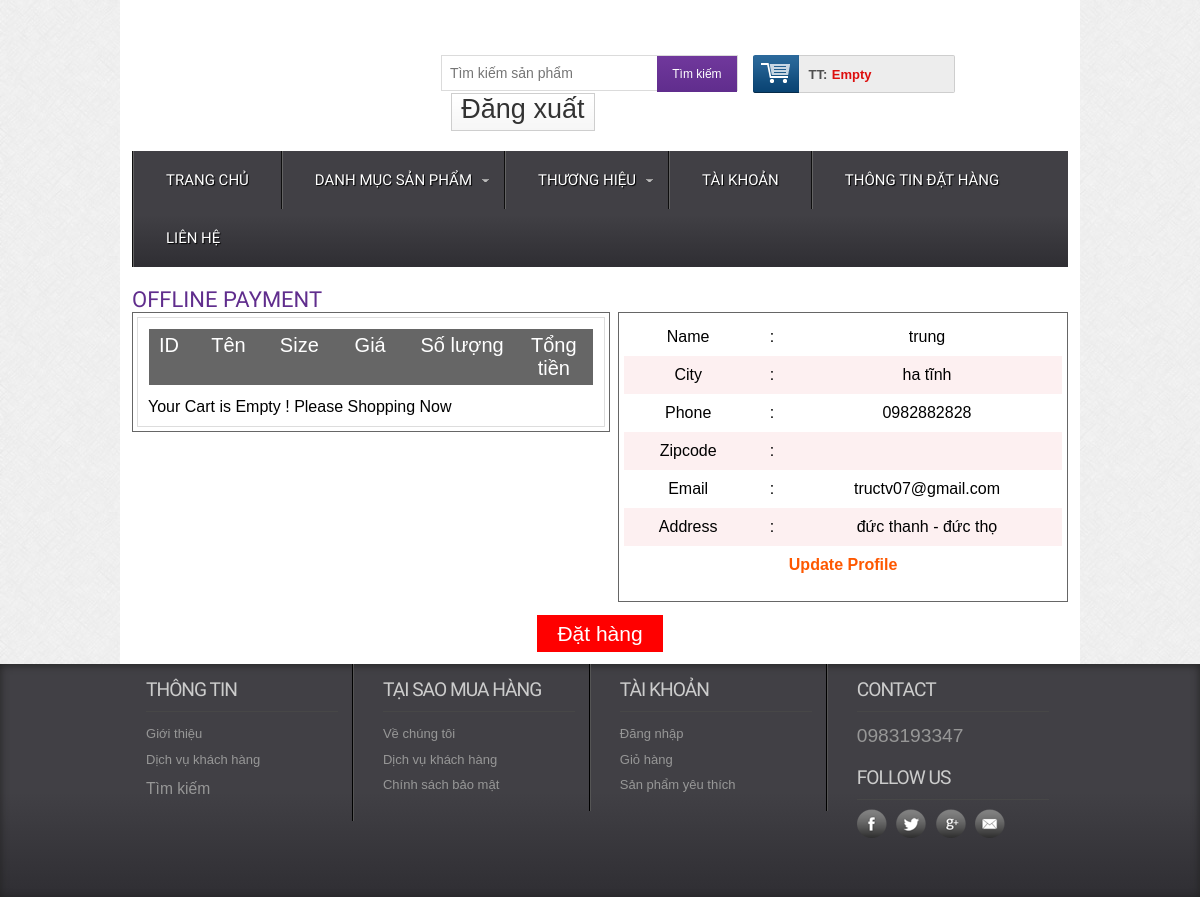
The app's page /ShopGiayDoAn/offlinepayment.php (signed in) with its own data.
### tables this page shows
CREATE TABLE `tbl_customer` (
  `ID` int(11) NOT NULL,
  `name` varchar(30) NOT NULL,
  `address` varchar(30) NOT NULL,
  `city` varchar(30) NOT NULL,
  `phone` varchar(30) NOT NULL,
  `email` varchar(255) NOT NULL,
  `password` varchar(255) NOT NULL
);

### ShopGiayDoAn/classes/cart.php (called while the page is built, shortened)
<?php
	$filepath = realpath(dirname(__FILE__));
	include_once ($filepath."/../lib/database.php");
?>
<?php
	class cart
	{
		private $db;
		public function __construct(){
			$this->db=new Database();
		}
		public function check_cart(){
			$sId = session_id();
			$query = "SELECT * FROM tbl_cart WHERE SeId = '$sId'";
			$result = $this->db->select($query);
			return $result;
		}
	}
?>

### ShopGiayDoAn/lib/database.php (called while the page is built, shortened)
<?php
Class Database{
   public $host   = DB_HOST;
   public $user   = DB_USER;
   public $pass   = DB_PASS;
   public $dbname = DB_NAME;
   public $link;
private function connectDB(){
   $this->link = new mysqli($this->host, $this->user, $this->pass,
    $this->dbname);
 }
public function select($query){
  $result = $this->link->query($query) or
   die($this->link->error.__LINE__);
  if($result->num_rows > 0){
    return $result;
  } else {
    return false;
  }
 }
}

### ShopGiayDoAn/classes/customer.php (called while the page is built, shortened)
<?php
	$filepath = realpath(dirname(__FILE__));
	include_once ($filepath."/../lib/database.php");
?>
<?php
	class customer
	{
		private $db;
		public function __construct(){
			$this->db=new Database();
		}
		public function show_customers($id){
			$query = "SELECT * FROM tbl_customer WHERE id='$id'";
			$result = $this->db->select($query);
			return $result;
		}
	}
?>

### ShopGiayDoAn/lib/session.php (called while the page is built, shortened)
<?php
class Session{
 public static function get($key){
    if (isset($_SESSION[$key])) {
     return $_SESSION[$key];
    } else {
     return false;
    }
 }
}
?>

### ShopGiayDoAn/offlinepayment.php (the view, shortened to what this page needs)
<?php
	include 'inc/header.php';
?>
<form action="" method="POST">
 <div class="main">
    <div class="content">
    	<div class="section group">
			<div class="heading">
	    		<h3>Offline Payment</h3>
	    	</div>
    		<div class="box_left">
    			<div class="cartpage">
						<table class="tblone">
							<tr>
								<th width="5%">ID</th>
								<th width="15%">Tên</th>
								<th width="10%">Size</th>
								<th width="15%">Giá</th>
								<th width="20%">Số lượng</th>
								<th width="15%">Tổng tiền</th>
							</tr>
						</table>
						<?php
							$check_cart = $ct->check_cart();
								if($check_cart){
								?>
						<table style="float:right;text-align:left;margin:5px" width="40%">
							<tr>
								<th>Sub Total : </th>
								<td><?php
									echo $fm->format_currency($subtotal).' '.'VNĐ' ;
									Session::set('sum',$subtotal);
									Session::set('qty',$qty);
								?></td>
							</tr>
							<tr>
								<th>VAT : </th>
								<td>10% (<?php echo $fm->format_currency($vat = $subtotal * 0.1).' '.'VNĐ'; ?>)</td>
							</tr>
							<tr>
								<th>Grand Total :</th>
								<td><?php
								$vat = $subtotal * 0.1;
								$gtotal = $subtotal + $vat;
								echo $fm->format_currency($gtotal).' '.'VNĐ' ;
								?></td>
							</tr>
					   </table>
					  <?php
					}else{
						echo 'Your Cart is Empty ! Please Shopping Now';
					}
					  ?>
					</div>
    		</div>
    		<div class="box_right">
    			<table class="tblone">
				<?php
				$id = Session::get('customer_id');
				$get_customers = $cs->show_customers($id);
				if($get_customers){
					while($result = $get_customers->fetch_assoc()){
				?>
				<tr>
					<td>Name</td>
					<td>:</td>
					<td><?php echo $result['name'] ?></td>
				</tr>
				<tr>
					<td>City</td>
					<td>:</td>
					<td><?php echo $result['city'] ?></td>
				</tr>
				<tr>
					<td>Phone</td>
					<td>:</td>
					<td><?php echo $result['phone'] ?></td>
				</tr>
				<tr>
					<td>Zipcode</td>
					<td>:</td>
					<td><?php echo $result['zipcode'] ?></td>
				</tr>
				<tr>
					<td>Email</td>
					<td>:</td>
					<td><?php echo $result['email'] ?></td>
				</tr>
				<tr>
					<td>Address</td>
					<td>:</td>
					<td><?php echo $result['address'] ?></td>
				</tr>
				<tr>
					<td colspan="3"><a href="editprofile.php">Update Profile</a></td>
				</tr>
				<?php
					}
				}
				?>
			</table>
    		</div>
 		</div>
 	</div>
	<center><a href="?orderid=order" name="luu"  class="a_order" >Đặt hàng</a></center><br>
 </div>
</form>
<?php
	include 'inc/footer.php';
 ?>

### ShopGiayDoAn/css/style1.css (style rules this page uses)
html,body,div,span,applet,object,iframe,h1,h2,h3,h4,h5,h6,p,blockquote,pre,a,abbr,acronym,address,big,cite,code,del,dfn,em,img,ins,kbd,q,s,samp,small,strike,strong,sub,sup,tt,var,b,u,i,dl,dt,dd,ol,nav ul,nav li,fieldset,form,label,legend,table,caption,tbody,tfoot,thead,tr,th,td,article,aside,canvas,details,embed,figure,figcaption,footer,header,hgroup,menu,nav,output,ruby,section,summary,time,mark,audio,video { margin:0;padding:0;border:0;font-size:100%;font:inherit;vertical-align:baseline; }
table { border-collapse:collapse;border-spacing:0; }
a { text-decoration:none; }
body { font-family:Arial, Helvetica, sans-serif; background:url(../images/body_bg3.jpg); }
.section { clear: both; padding: 0px; margin: 0px; }
.group:before, .group:after { content:""; display:table; }
.group:after { clear:both; }
.group { zoom:1; }
.content { padding:20px 0; background:#FFF; }
.heading { float:left; margin-right:10%; }
.heading h3 { font-family: 'Monda', sans-serif; font-size:22px; color:#602D8D; text-transform:uppercase; }
.cartpage { border: 1px solid #ddd; overflow: hidden; padding: 10px; }
.tblone { border: 1px solid #fff; margin-bottom: 12px; width: 100%; }
.tblone th { background: #666 none repeat scroll 0 0; color: #fff; font-size: 20px; padding: 5px 8px; text-align: center; }
.tblone td { padding:10px;text-align:center; }
table.tblone tr:nth-child(2n+1) { background:#fff;height:30px; }
table.tblone tr:nth-child(2n) { background:#fdf0f1;height:30px; }
table.tblone a { color: #fe5800; font-weight: bold; text-decoration: none; }

### ShopGiayDoAn/offlinepayment.php (style rules this page uses)
.box_left { width: 50%; border: 1px solid #666; float: left; padding: 4px; }
.box_right { width: 47%; border: 1px solid #666; float: right; padding: 4px; }
a.a_order { background: red; padding: 7px 20px; color: #fff; font-size: 21px; }

### records on screen
tbl_customer: name "trung", city "ha tĩnh", phone "0982882828", email "tructv07@gmail.com", address "đức thanh - đức thọ"
